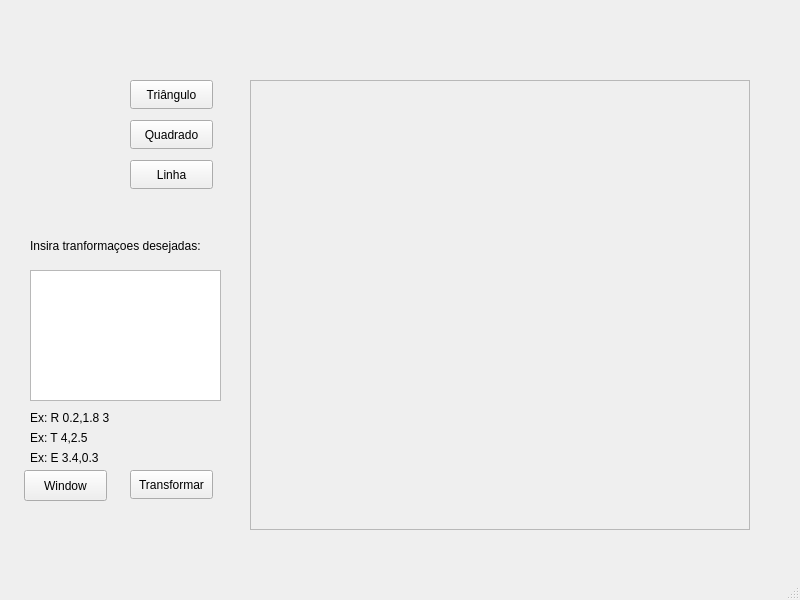
<?xml version="1.0" encoding="UTF-8"?>
<ui version="4.0">
 <class>MainWindow</class>
 <widget class="QMainWindow" name="MainWindow">
  <property name="geometry">
   <rect>
    <x>0</x>
    <y>0</y>
    <width>800</width>
    <height>600</height>
   </rect>
  </property>
  <property name="windowTitle">
   <string>MainWindow</string>
  </property>
  <widget class="QWidget" name="centralwidget">
   <widget class="FramePrincipal" name="frame">
    <property name="geometry">
     <rect>
      <x>250</x>
      <y>80</y>
      <width>500</width>
      <height>450</height>
     </rect>
    </property>
    <property name="frameShape">
     <enum>QFrame::Shape::StyledPanel</enum>
    </property>
    <property name="frameShadow">
     <enum>QFrame::Shadow::Raised</enum>
    </property>
    <property name="Width" stdset="0">
     <number>0</number>
    </property>
   </widget>
   <widget class="QPushButton" name="btnTriangulo">
    <property name="geometry">
     <rect>
      <x>130</x>
      <y>80</y>
      <width>83</width>
      <height>29</height>
     </rect>
    </property>
    <property name="text">
     <string>Triângulo</string>
    </property>
   </widget>
   <widget class="QPushButton" name="btnQuadrado">
    <property name="geometry">
     <rect>
      <x>130</x>
      <y>120</y>
      <width>83</width>
      <height>29</height>
     </rect>
    </property>
    <property name="text">
     <string>Quadrado</string>
    </property>
   </widget>
   <widget class="QPushButton" name="btnLinha">
    <property name="geometry">
     <rect>
      <x>130</x>
      <y>160</y>
      <width>83</width>
      <height>29</height>
     </rect>
    </property>
    <property name="text">
     <string>Linha</string>
    </property>
   </widget>
   <widget class="QPushButton" name="btnTransformar">
    <property name="geometry">
     <rect>
      <x>130</x>
      <y>470</y>
      <width>83</width>
      <height>29</height>
     </rect>
    </property>
    <property name="text">
     <string>Transformar</string>
    </property>
   </widget>
   <widget class="QTextEdit" name="cmdTrans">
    <property name="geometry">
     <rect>
      <x>30</x>
      <y>270</y>
      <width>191</width>
      <height>131</height>
     </rect>
    </property>
   </widget>
   <widget class="QLabel" name="label">
    <property name="geometry">
     <rect>
      <x>30</x>
      <y>230</y>
      <width>191</width>
      <height>31</height>
     </rect>
    </property>
    <property name="text">
     <string>Insira tranformaçoes desejadas:</string>
    </property>
   </widget>
   <widget class="QLabel" name="label_2">
    <property name="geometry">
     <rect>
      <x>30</x>
      <y>410</y>
      <width>131</width>
      <height>16</height>
     </rect>
    </property>
    <property name="text">
     <string>Ex: R 0.2,1.8 3</string>
    </property>
   </widget>
   <widget class="QLabel" name="label_3">
    <property name="geometry">
     <rect>
      <x>30</x>
      <y>430</y>
      <width>131</width>
      <height>16</height>
     </rect>
    </property>
    <property name="text">
     <string>Ex: T 4,2.5</string>
    </property>
   </widget>
   <widget class="QLabel" name="label_4">
    <property name="geometry">
     <rect>
      <x>30</x>
      <y>450</y>
      <width>131</width>
      <height>16</height>
     </rect>
    </property>
    <property name="text">
     <string>Ex: E 3.4,0.3</string>
    </property>
   </widget>
   <widget class="QPushButton" name="btnWindow">
    <property name="geometry">
     <rect>
      <x>24</x>
      <y>470</y>
      <width>83</width>
      <height>31</height>
     </rect>
    </property>
    <property name="text">
     <string>Window</string>
    </property>
   </widget>
  </widget>
  <widget class="QMenuBar" name="menubar">
   <property name="geometry">
    <rect>
     <x>0</x>
     <y>0</y>
     <width>800</width>
     <height>25</height>
    </rect>
   </property>
  </widget>
  <widget class="QStatusBar" name="statusbar"/>
 </widget>
 <customwidgets>
  <customwidget>
   <class>FramePrincipal</class>
   <extends>QFrame</extends>
   <header>frameprincipal.h</header>
   <container>1</container>
   <slots>
    <slot>desenharObjeto()</slot>
   </slots>
  </customwidget>
 </customwidgets>
 <resources/>
 <connections/>
</ui>
